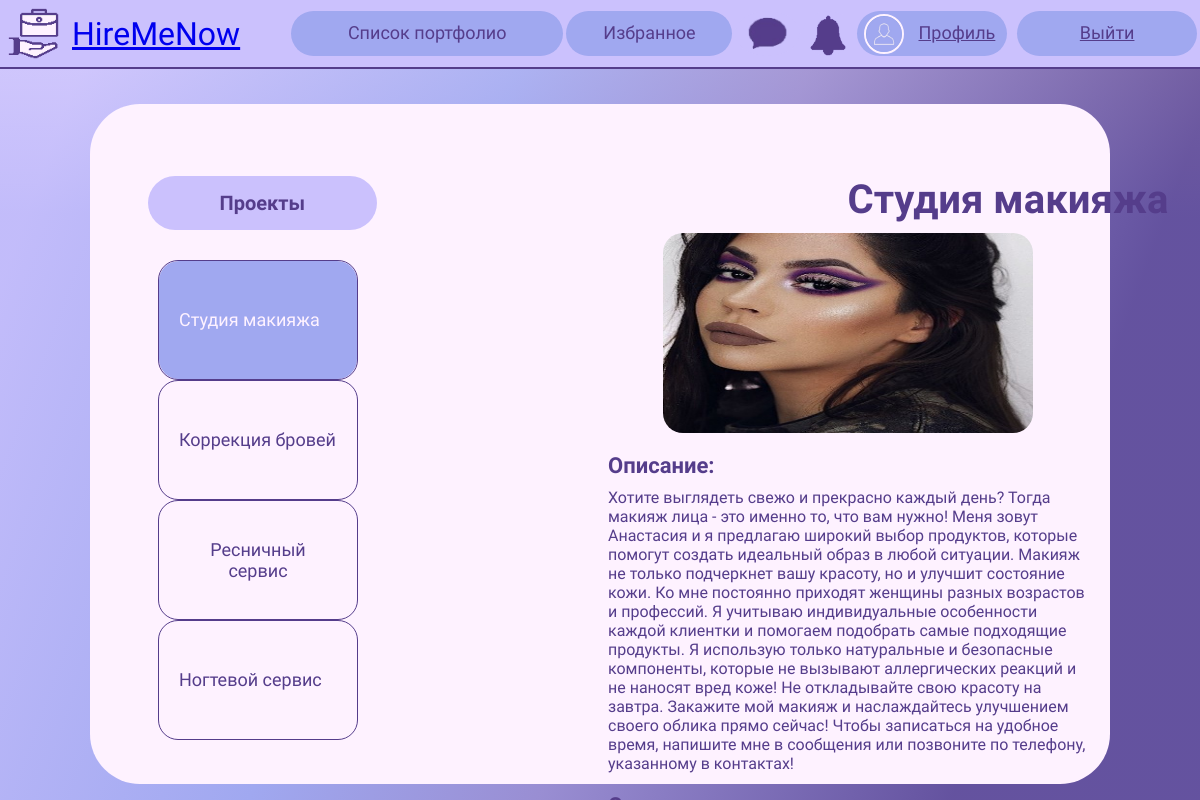
/watch-portfolio/im2d/ (signed in), run on the app's committed database.
### mainApp/models.py (models this page shows, shortened)
class Portfolio(models.Model):
    user = models.ForeignKey(User, on_delete=models.SET_NULL, null=True)
    name = models.CharField(max_length=150, blank=False)
    image = models.ImageField(upload_to='images/', default='../static/img/photo404.jpg', validators=[FileExtensionValidator(allowed_extensions=['png', 'jpg', 'jpeg'])], blank=False)
    description = models.CharField(max_length=2000, blank=False)
    link = models.CharField(max_length=250, blank=True)
    created = models.DateTimeField(auto_now_add=True)
    class Meta:
        ordering = ['-created']

### mainApp/views.py (the view)
# urls.py: path('watch-portfolio/<str:username>/', views.watch_portfolio, name='watch-portfolio'),
def watch_portfolio(request, username):
    user = User.objects.get(username=username)
    portfolios = Portfolio.objects.filter(user=user)
    context = {
        'portfolios': portfolios
    }
    return render(request, 'portfolio.html', context)

### templates/portfolio.html (shortened to what this page needs)
{% load static %}
<!DOCTYPE html>
<html lang="ru" dir="ltr">
  <head>
    <link rel="stylesheet" href="{% static 'css/edit-portfolio.css' %}">
  </head>
  <body>
    <div id="nav-bar">
		<a href="{% url 'home' %}" id="header">
			<img id="main-logo" src="{% static 'img/logo.png' %}" alt="logo">
            <h1 id="name">HireMeNow</h1>
        </a>
		<div id="buttons">
			<button class="btn" id="portfolio-list">Список портфолио</button>
			<button class="btn" id="favorite">Избранное</button>
			<a href="{% url 'chat_template' %}" id="chat">
			<img src="{% static 'img/chat.png' %}" width="65px" alt="chat">
			</a>
			<button id="notice">
			<img src="{% static 'img/notice.png' %}" width="50px" alt="notice">
			</button>
            {% if user.is_authenticated %}
            <div id="enter">
				<a href="{% url 'profile' request.user.username %}" class="btn" id="profile"><img id="profile-picture" src="{% static 'img/profile.png' %}" width="40px">Профиль</a>
				<a href="{% url 'logout' %}" class="btn" id="logout">Выйти</a>
			</div>
            {% else %}
			<div id="enter">
				<a href="{% url 'register' %}" class="btn" id="reg">Регистрация</a>
				<a href="{% url 'login' %}" class="btn" id="log">Вход</a>
			</div>
            {% endif %}
		</div>
	</div>
	<div class="hero">
          <div class="tabs">
            <div class="tab-header">
              <h2 id="project">Проекты</h2>
                {% for portfolio in portfolios %}
                    {% if portfolio == portfolios.first %}
                        <div class="active">{{ portfolio.name }}</div>
                    {% else %}
                        <div>{{ portfolio.name }}</div>
                    {% endif %}
                {% endfor %}
            </div>
            <div class="tab-body">
                {% for portfolio in portfolios %}
                    {% if portfolio == portfolios.first %}
                        <div class="active">
                            <h2>{{ portfolio.name }}</h2>
                            <div id="nails">
                                <img id="resnici" src="{{ portfolio.image.url }}">
                            </div>
                            <h3>Описание:</h3>
                            <p>{{ portfolio.description }}</p>
                            <h3>Ссылка на продукт:</h3>
                        </div>
                    {% else %}
                        <div>
                        </div>
                    {% endif %}
                {% endfor %}
          </div>
	</div>
   </body>
</html>

### static/css/edit-portfolio.css (style rules this page uses)
* { margin: 0; padding: 0; box-sizing: border-box; font-family: 'Comfortaa'; }
body { width: 100vw; height: 100vh; background: linear-gradient(110.2deg, rgba(203, 193, 253, 0.8) 7%, rgba(160, 168, 240, 0.8) 36.37%, rgba(151, 135, 203, 0.8) 55.83%, rgba(85, 61, 139, 0.8) 83.36%), linear-gradient(180.21deg, #FEF2FF 0.19%, #A0A8F0 27.03%);; overflow: hidden; color: #553d8b; }
#header { display: flex; align-items: center; justify-content: left; gap: 5px; }
#nav-bar { display: flex; align-items: center; flex-direction: row; background: #CBC1FD; border-bottom: 2px solid #553D8B; }
#buttons { width: 100%; display: flex; justify-content: space-evenly; }
#main-logo { width: 67px; height: 67px; }
#name { position: flex; display: flex; width: 216px; height: 40px; font-weight: 400; font-size: 32px; line-height: 40px; }
.btn { display: flex; flex-direction: row; justify-content: center; align-items: center; padding: 10px; background: #A0A8F0; border-radius: 25px; font-weight: 400; font-size: 18px; line-height: 22px; text-align: center; border: none; height: 45.83px; color: #553d8b; }
#portfolio-list { width: 272.41px; cursor: pointer; }
#favorite { width: 166.02px; cursor: pointer; }
#chat { display: flex; align-items: center; height: 45px; border: none; border-radius: 50%; cursor: pointer; background: #CBC1FD; }
#notice { height: 45px; border: none; border-radius: 50%; cursor: pointer; background: #CBC1FD; }
#profile { cursor: pointer; display: flex; flex-direction: row; justify-content: center; align-items: center; padding: 10px 12px; }
#profile-picture { border: 2px solid#FEF2FF; border-radius: 50%; margin-right: 15px; margin-left: -5px; }
#logout { width: 179.61px; cursor: pointer; }
#enter { display: flex; flex-direction: row; gap: 10px; }
::placeholder { color: #553D8B; }
.hero { margin: 35px auto; width: 1820px; max-width: 85vw; height: 2030px; max-height: 85vh; background: #FEF2FF; border-radius: 50px; }
#project { display: flex; margin-bottom: 30px; margin-right: 50px; margin-left: -10px; background: #CBC1FD; border-radius: 54px; width: 228.56px; height: 53.83px; padding: 10px; font-size: 20px; line-height: 22px; align-items: center; justify-content: center; }
.tabs { position:fixed; width:60vw; height:60vh; display:flex; justify-content: left; margin-left: 68px; top: 22vh; }
.tabs .tab-header { width:200px; height:100%; text-align: center; justify-content: center; }
.tabs .tab-header div { position:relative; height:25%; border:1px solid #553D8B; border-radius: 20px; font-weight:400; font-size:18px; padding:0px 20px; display:flex; align-items:center; cursor:pointer; }
.tabs .tab-header div:before { content:""; position:absolute; top:0; left:-100%; width:0%; height:100%; background:#A0A8F0; z-index:-1; border-radius: 20px; }
.tabs .tab-header div.active { color:#FEF2FF; }
.tabs .tab-header div.active:before { left:0px; width:100%; transition:all 300ms ease-in-out; }
.tabs .tab-header div.active:after { left:calc(100% - 15px); transition:all 100ms ease-in-out 300ms; }
.tabs .tab-body { margin:0 auto; transition:all 400ms ease-in-out; }
.tabs .tab-body > div { margin-left: 250px; width:40vw; height:100vh; padding:40vh 0px; display: flex; position: relative; top: -40vh; flex-direction: column; }
.tabs .tab-body div h2 { font-size:40px; width: 1000px; margin-left: -100px; margin-bottom:10px; color:#553D8B; display: flex; align-items: center; justify-content: center; }
.tabs .tab-body div p { margin-top: 10px; display: flex; align-items: center; justify-content: center; }
.tabs .tab-body div h3 { font-size:22px; color:#553D8B; margin-top: 20px; display: flex; align-items: center; justify-content: left; }
#nails { margin-left: 0px; display: flex; align-items: center; justify-content: space-evenly; }
#resnici { width: 370px; height: 200px; display: flex; align-items: center; justify-content: center; border-radius: 20px; }

### data on the page
Portfolio: name "Студия макияжа", image (picture), description "Хотите выглядеть свежо и прекрасно каждый день? Тогда макияж лица - это именно то, что вам нужно! Меня зовут Анастасия и я предлагаю широкий выбор продуктов, которые помогут создать идеальный образ в любой ситуации. Макияж не только подчеркнет вашу красоту, но и улучшит состояние кожи. Ко мне постоянно приходят женщины разных возрастов и профессий. Я учитываю индивидуальные особенности каждой клиентки и помогаем подобрать самые подходящие продукты. Я использую только натуральные и безопасные компоненты, которые не вызывают аллергических реакций и не наносят вред коже! Не откладывайте свою красоту на завтра. Закажите мой макияж и наслаждайтесь улучшением своего облика прямо сейчас! Чтобы…"
Portfolio: name "Коррекция бровей"
Portfolio: name "Ресничный сервис"
Portfolio: name "Ногтевой сервис"
